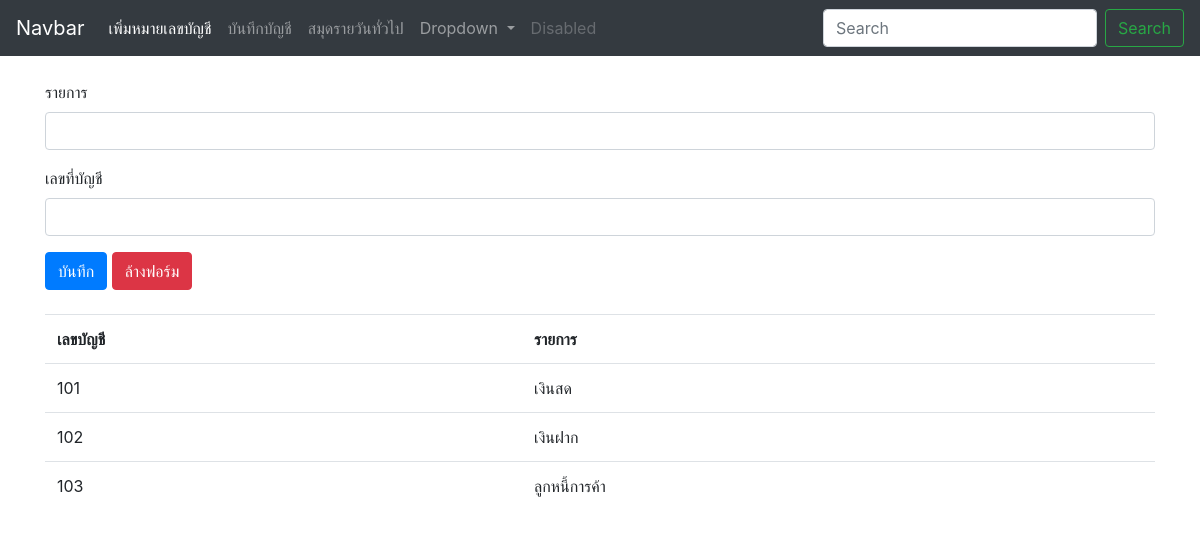
The page /accountNumber.php on the database as committed earlier.
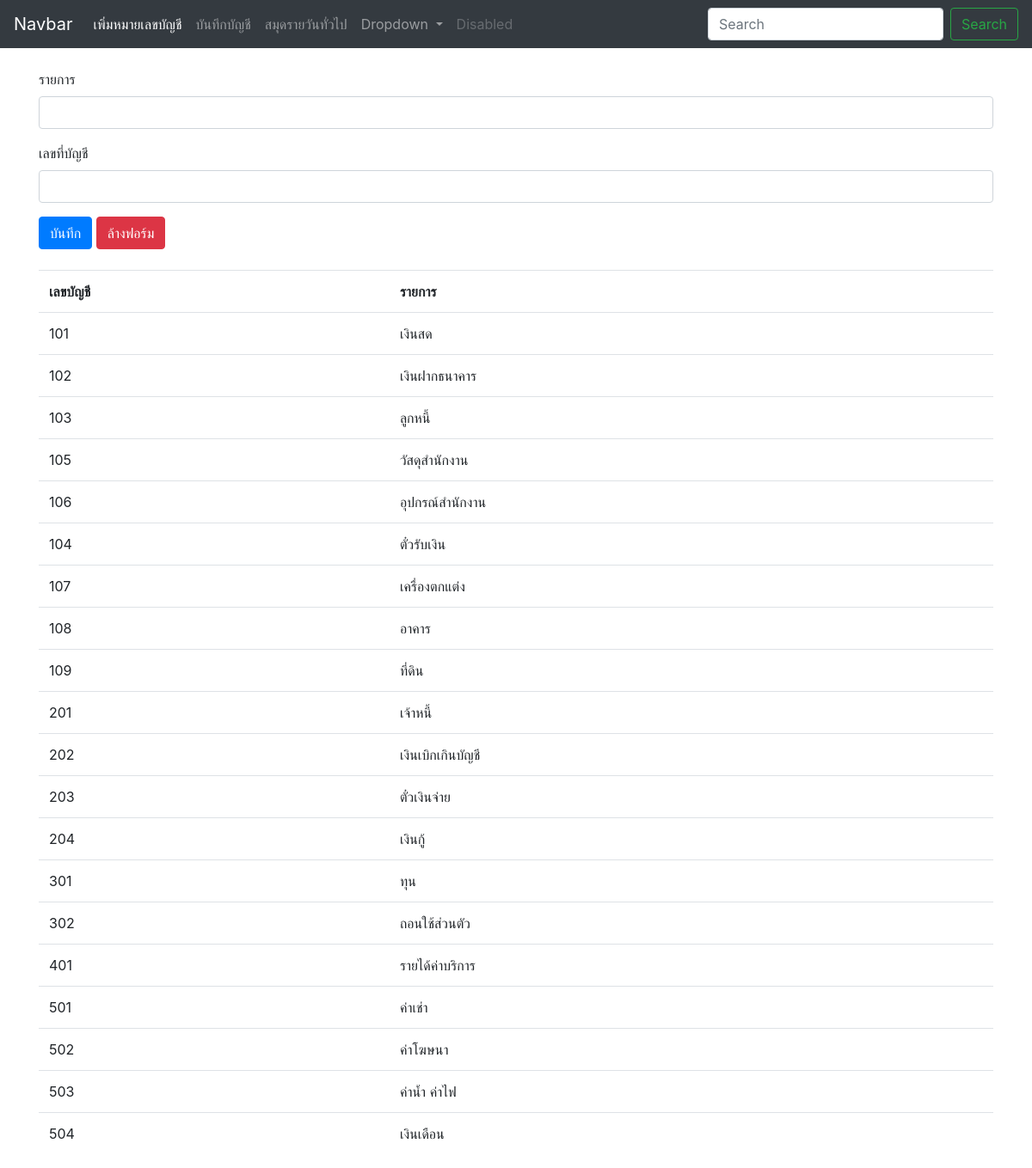
The same page on the database as committed later.
### tables this page shows
CREATE TABLE `tb_account_number` (
  `acc_id` int(10) NOT NULL,
  `acc_number` varchar(10) NOT NULL,
  `list` varchar(100) NOT NULL
);

### accountNumber.php (the view, shortened to what this page needs)
<?php
include "config/database.php";
?>
<!doctype html>
<html lang="en">
  <head>
    <link rel="stylesheet" href="bootstrap/css/bootstrap.min.css">
  </head>
  <body>
    <header>
    <?php include "template/header.php"; ?>
    </header>
    <br>
    <div class="container">
      <form method="post" action="process/accountNumberProcess.php?action=insert">
        <div class="form-group">
          <label>รายการ</label>
            <input type="text" class="form-control" name="list" required>
        </div>
        <div class="form-group">
          <label>เลขที่บัญชี</label>
            <input type="text" class="form-control" name="acc_number" required>
        </div>
        <button type="submit" class="btn btn-primary">บันทึก</button>
        <button type="reset" class="btn btn-danger">ล้างฟอร์ม</button>
      </form>
    </div>
    <br>
    <div class="container">
      <div class="table-responsive">
        <table class="table">
          <tr>
            <th>เลขบัญชี</th>
            <th>รายการ</th>
          </tr>
          <?php
          $sql = "SELECT * FROM tb_account_number";
          $result = mysqli_query($conn,$sql);
          while ($data = mysqli_fetch_array($result)) {
          ?>
          <tr>
            <td><?php echo $data['acc_number']; ?></td>
            <td><?php echo $data['list']; ?></td>
          </tr>
          <?php
          }
          ?>
        </table>
      </div>
    </div>
  </body>
</html>

Rows that differ between the two databases and show on the page:
removed tb_account_number: acc_number "102", list "เงินฝาก"
removed tb_account_number: acc_number "103", list "ลูกหนี้การค้า"
added tb_account_number: acc_number "102", list "เงินฝากธนาคาร"
added tb_account_number: acc_number "103", list "ลูกหนี้"
added tb_account_number: acc_number "105", list "วัสดุสำนักงาน"
added tb_account_number: acc_number "106", list "อุปกรณ์สำนักงาน"
added tb_account_number: acc_number "104", list "ตั๋วรับเงิน"
added tb_account_number: acc_number "107", list "เครื่องตกแต่ง"
added tb_account_number: acc_number "108", list "อาคาร"
added tb_account_number: acc_number "109", list "ที่ดิน"
added tb_account_number: acc_number "201", list "เจ้าหนี้"
added tb_account_number: acc_number "202", list "เงินเบิกเกินบัญชี"
added tb_account_number: acc_number "203", list "ตั๋วเงินจ่าย"
added tb_account_number: acc_number "204", list "เงินกู้"
added tb_account_number: acc_number "301", list "ทุน"
added tb_account_number: acc_number "302", list "ถอนใช้ส่วนตัว"
added tb_account_number: acc_number "401", list "รายได้ค่าบริการ"
added tb_account_number: acc_number "501", list "ค่าเช่า"
added tb_account_number: acc_number "502", list "ค่าโฆษนา"
added tb_account_number: acc_number "503", list "ค่าน้ำ ค่าไฟ"
added tb_account_number: acc_number "504", list "เงินเดือน"
